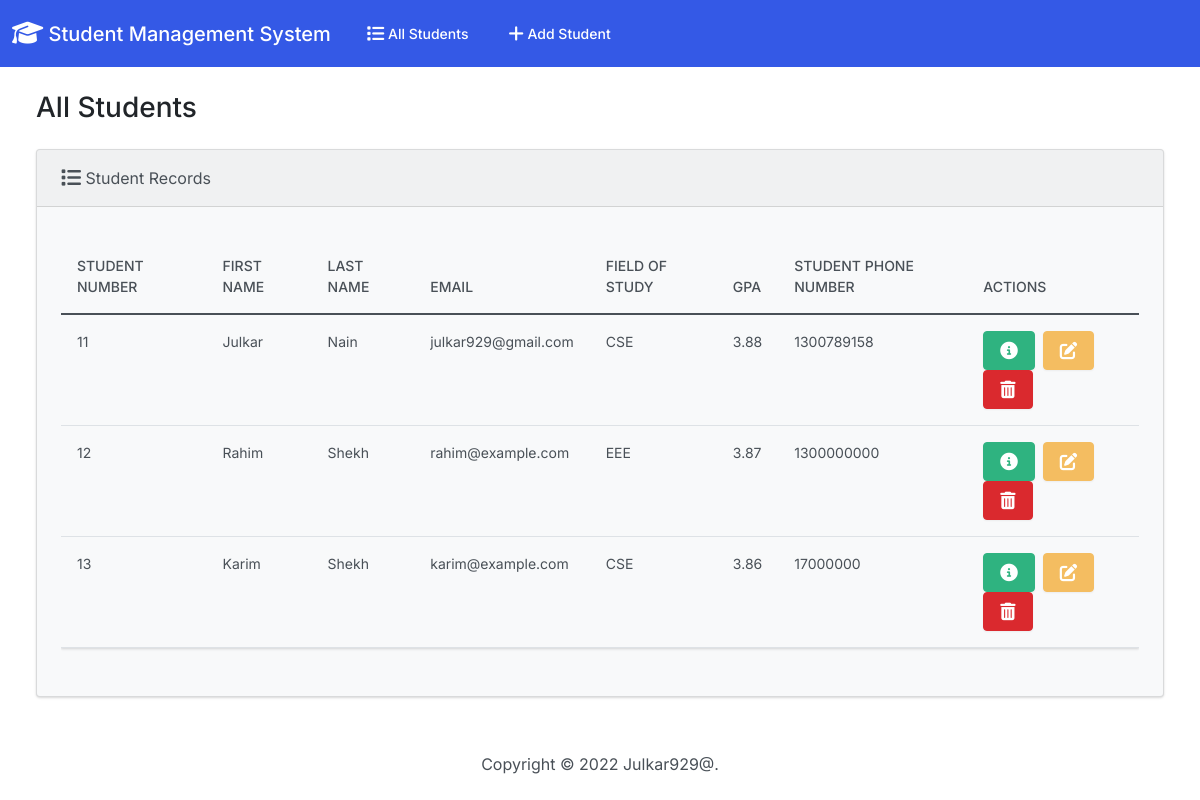
The app's page /, older data.
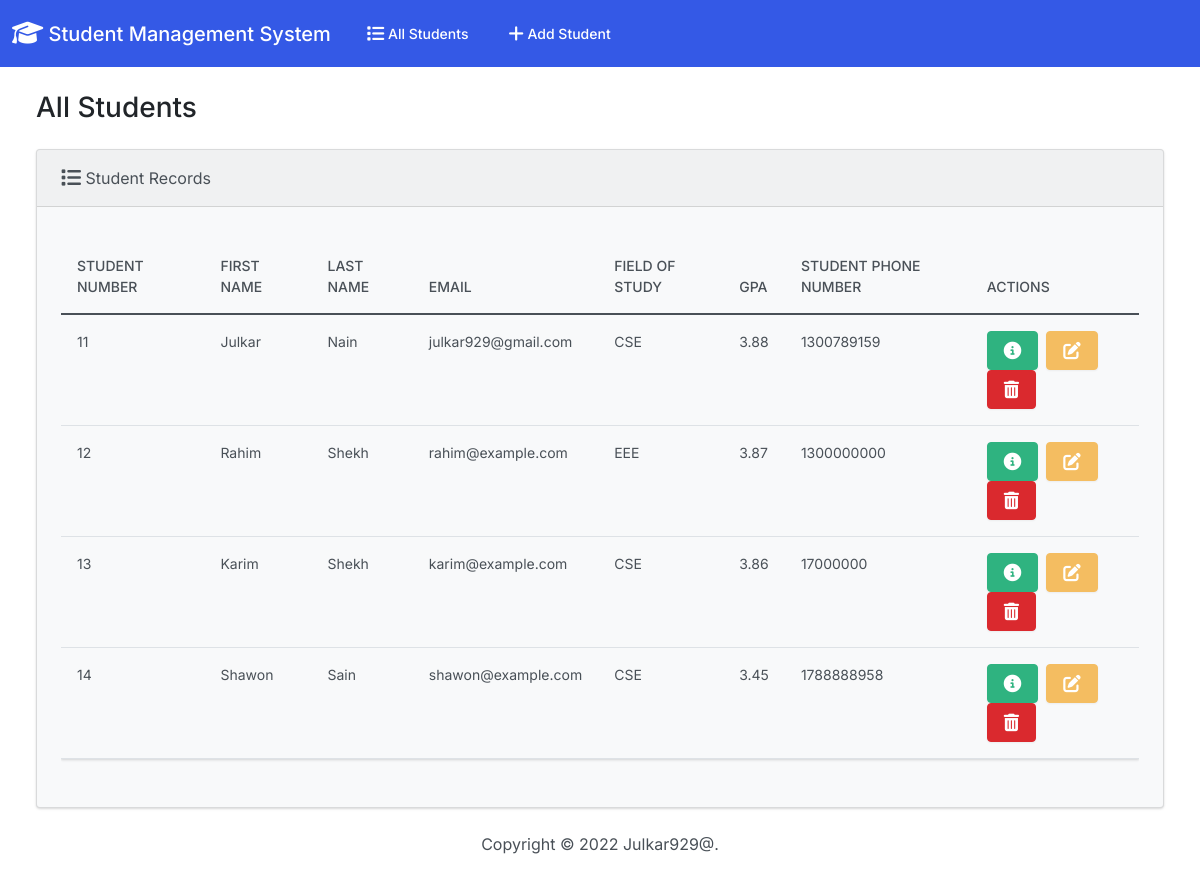
The same page, newer data.
### students/models.py (models this page shows, shortened)
class Student(models.Model):
    student_number = models.PositiveIntegerField()
    first_name = models.CharField(max_length=50)
    last_name = models.CharField(max_length=50)
    email = models.EmailField(max_length=100)
    field_of_study = models.CharField(max_length=50)
    gpa = models.FloatField()
    student_phone_number = models.PositiveIntegerField()

### students/views.py (the view)
# urls.py: path('', views.index, name='index'),
def index(request):
  return render(request, 'students/index.html', {
    'students': Student.objects.all()
  })

### students/templates/students/index.html (shortened to what this page needs)
{% extends "students/base.html" %}
{% block body %}
  <h3 class="m-4">All Students </h3>
  <div class="row">
    <div class="col-12">
      {% if students %}
      <div class="card bg-light ms-4 me-4 mb-4">
        <div class="card-header">
          <i class="fa-solid fa-list fa-lg"></i> Student Records
        </div>
        <div class="card-body">
          <p class="card-text">
            <div class="table-responsive">
              <table class="table table-hover">
                <thead>
                  <tr>
                    <th scope="col">Student Number</th>
                    <th scope="col">First Name</th>
                    <th scope="col">Last Name</th>
                    <th scope="col">Email</th>
                    <th scope="col">Field Of Study</th>
                    <th scope="col">GPA</th>
                    <th scope="col">Student Phone Number</th>
                    <th scope="col">Actions</th>
                  </tr>
                </thead>
                <tbody>
                  {% for student in students %}
                    <tr>
                      <td>{{ student.student_number }}</td>
                      <td>{{ student.first_name }}</td>
                      <td>{{ student.last_name }}</td>
                      <td>{{ student.email }}</td>
                      <td>{{ student.field_of_study }}</td>
                      <td>{{ student.gpa }}</td>
                      <td>{{ student.student_phone_number }}</td>
                      <td>
                          <button type="button" class="btn btn-success me-1" href="{% url 'view_student' student.id %}"  data-bs-toggle="modal" data-bs-target="#myModal
                            {{student.id}}">
                          </button>
                        <a class="btn btn-warning me-1" href="{% url 'edit' student.id %}">
                        </a>
                        <button type="button" class="btn btn-danger" data-bs-toggle="modal" data-bs-target="#delete{{student.id}}">
                        </button>
                      </td>
                    </tr>
                  {% endfor %}
                </tbody>
              </table>
            </div>
          </p>
        </div>
      </div>
      {% else %}
        <h5 class="alert alert-primary ms-4 me-4">No Student Records</h5>
      {% endif %}
    </div>
  </div>
{% endblock %}

Row changes from the older to the newer data that the page shows:
changed Student "Julkar": student_phone_number "1300789158" → "1300789159"
added Student: student_number "14", first_name "Shawon", last_name "Sain", email "shawon@example.com", field_of_study "CSE", gpa "3.45", student_phone_number "1788888958"
